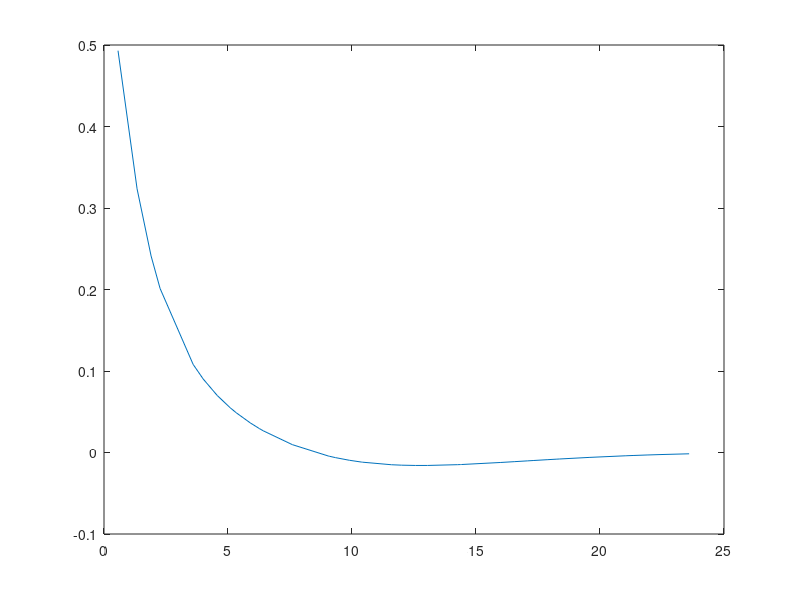

Write MATLAB code to recreate this figure. (Note: this script raises an error after producing the figure.)
%primitive lattice (a units)
u=0.263170;
f=1.330207;


vecp1=[-1/2, -sqrt(3)/2, 0];
vecp2=[1, 0, 0];
vecp3=[0, 0, f];

%reciprocal lattice
vecp2timesvecp3= [0, f, 0];
vecp3timesvecp1= [0.8660*f, -0.5*f, 0];
vecp1timesvecp2=[0, 0 ,0.8660];

%reciprocal lattice vectors(2pi/a units)
vec1=[1, -1/sqrt(3), 0];
vec2=[1, 1/sqrt(3), 0];
vec3=[0, 0, 1/f];


%tau vectors:
vecT1 = [0, 0.5*sqrt(3)*u, -1.0/3.0*f];
vecT2 = [1.5, 0, 0]*u;
vecT3 = [0, -0.5*sqrt(3)*u, 1.0/3.0*f];

a_0 =       0.108;
a_1 =     -0.5043;
a_2 =     -0.1753;
b_0 =      0.5751;
b_1 =      -1.011;
b_2 =       1.412;



%G-vector:
K = @(h,k,l) h*vec1 + k*vec2 + l*vec3;

f      = @(B,X)  sin(B.*X)./(B.*X);                                   %  sin(bx)/(bx)
dfdx   = @(B,X)  B.*((B.*X).*cos(B.*X) - sin(B.*X))./((B.*X).^2);     %  d/dx of above

% ---------- NEW polyval and its derivative ------------------------------
polyval     = @(x)  a_0*f(b_0,x)                    + ...
                    a_1*(f(b_1,x)).^2               + ...
                    a_2*(f(b_2,x)).^3;

der_polyval = @(x)  a_0*dfdx(b_0,x)                 + ...
                    a_1*2*f(b_1,x).*dfdx(b_1,x)     + ...
                    a_2*3*(f(b_2,x)).^2.*dfdx(b_2,x);

results=[];

%---------------- loop over G-shells --------------------------------------
results = [];

for h = 0:4
    for k = 0:4
        for l = 0:4
            Gnorm = norm(K(h,k,l));
            if Gnorm <= 5
                results = [results ; Gnorm^2 , (1/Gnorm)*der_polyval(Gnorm)];
            end
        end
    end
end


results=sortrows(results);
plot(results(2:end,1),results(2:end,2));

rounded_results = round(results, 10);
results=unique(rounded_results,"rows");

rows = 2:size(results,1);              % use 1:size(...) if you want all
pairs = compose('%.10g:%.10g', ...
                results(rows,1), results(rows,2));   % cell array of strings

fprintf('output: [%s]\n', strjoin(pairs, ','));
